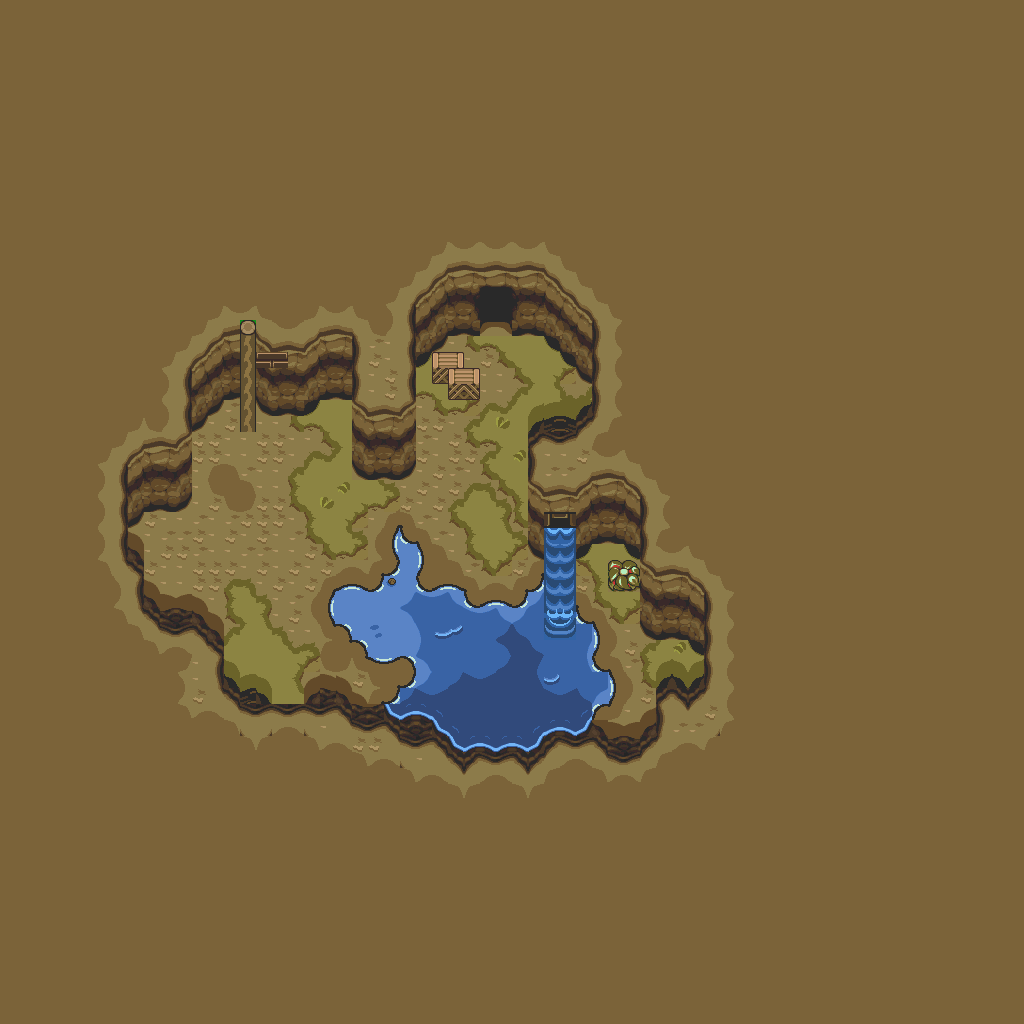

Rendered tile map (Tiled .tmx) drawn with the repository's tilesets; below, a short description and the map source with its tile grids summarised:
An orthogonal 64x64 tile map with 16x16 px tiles, 1 tile layer (base), 2 hidden layers not drawn and 4 objects.

<map version="1.10" tiledversion="1.12.1" orientation="orthogonal" renderorder="right-down" width="64" height="64" tilewidth="16" tileheight="16" infinite="0" nextlayerid="4" nextobjectid="5">
 <tileset firstgid="1" source="../classiciphone_pics4.tsx" />
 <layer id="1" name="base" width="64" height="64">
  <data>[4096 cells, 4096 non-empty, 176 distinct tile ids]</data>
 </layer>
 <layer id="2" name="collision" width="64" height="64" visible="0">
  <properties><property name="collision" value="true" /></properties>
  <data>[4096 cells, 288 non-empty, 1 distinct tile ids]</data>
 </layer>
 <layer id="3" name="water" width="64" height="64" visible="0">
  <properties><property name="terrain" value="water" /></properties>
  <data>[4096 cells, 76 non-empty, 1 distinct tile ids]</data>
 </layer>
 <objectgroup id="4" name="npcs">
  <object id="1" x="480.0" y="576.0" width="16" height="16">
   <properties>
    <property name="gani" value="light2.png" />
    <property name="script" type="string">-- Auto-converted from GraalScript
-- // NPC made by Stefan Knorr
-- if (created) {
-- setimg light2.png;
self.dontblock = true
end
-- [CLIENT-SIDE — server no-op]
-- if (playerenters) {
-- setzoomeffect 5;
-- setcoloreffect 0,0,1,0.25;
-- drawaslight;
-- }</property>
   </properties>
  </object>
  <object id="2" x="208.0" y="320.0" width="16" height="16">
   <properties>
    <property name="gani" value="light2.png" />
    <property name="script" type="string">-- Auto-converted from GraalScript
-- // NPC made by Stefan Knorr
-- if (created) {
-- setimg light2.png;
self.dontblock = true
end
-- [CLIENT-SIDE — server no-op]
-- if (playerenters) {
-- setzoomeffect 3;
-- setcoloreffect 1,.6,0,0.5;
-- drawaslight;
-- }</property>
   </properties>
  </object>
  <object id="3" x="272.0" y="368.0" width="16" height="16">
   <properties>
    <property name="gani" value="lampanimation.mng" />
    <property name="script" type="string">-- Auto-converted from GraalScript
-- // NPC made by Stefan Knorr
-- [CLIENT-SIDE — server no-op]
-- if (created) {
-- y = 22.5;
-- setimgpart lampanimation.mng,0,0,20,36;
-- dontblock;
-- }</property>
   </properties>
  </object>
  <object id="4" x="128.0" y="384.0" width="16" height="16">
   <properties>
    <property name="script" type="string">-- Auto-converted from GraalScript
-- // NPC made by maximus_asinus
-- [CLIENT-SIDE — server no-op]
-- if (playerenters) {
-- seteffect 0,0,0,.75;
-- }</property>
   </properties>
  </object>
 </objectgroup>
</map>
